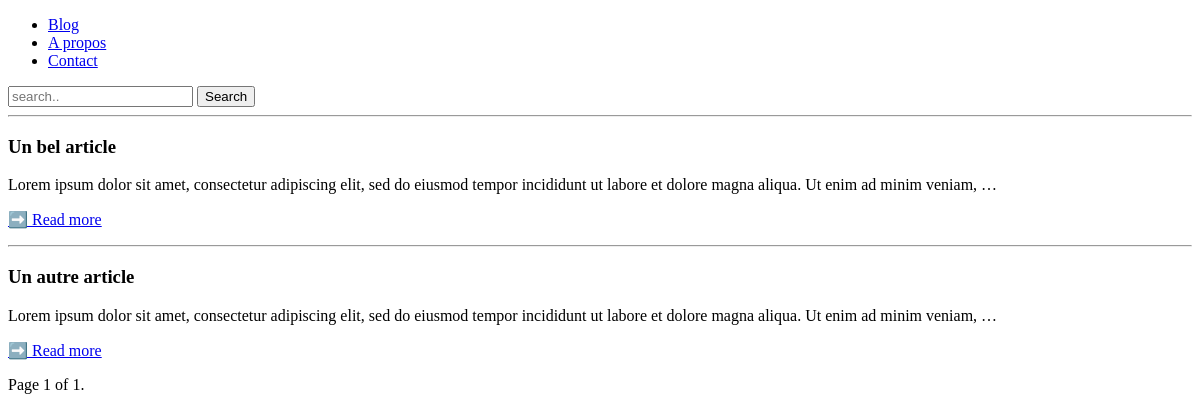
The app's page /, older data.
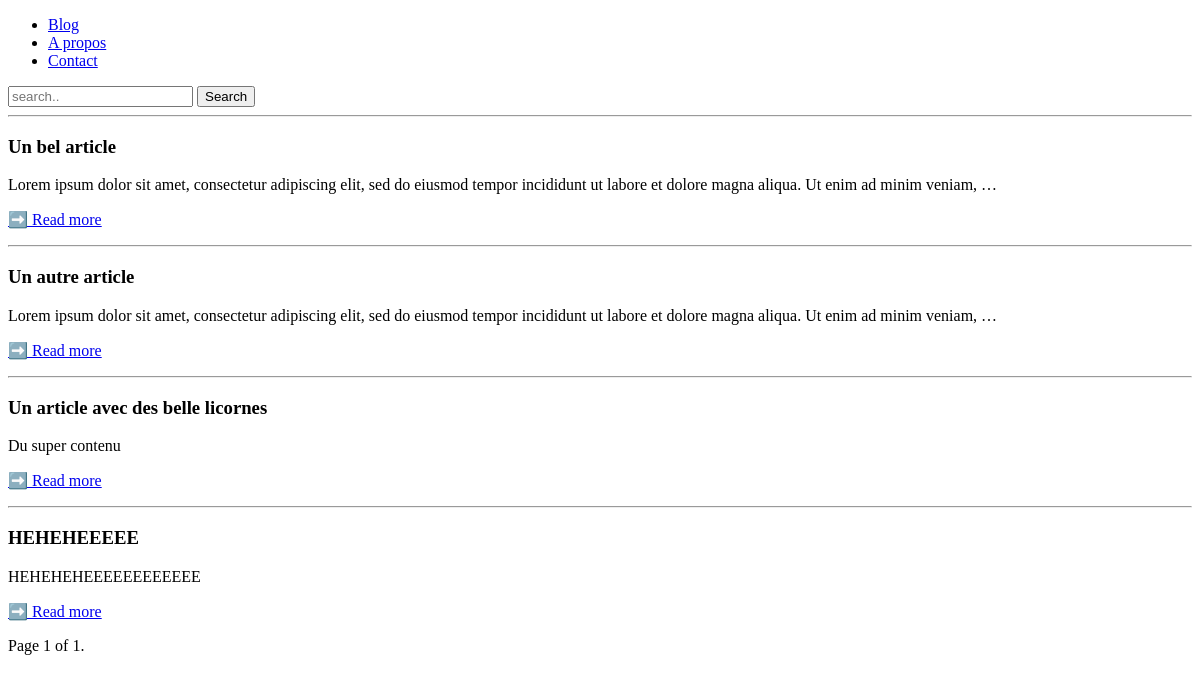
The same page, newer data.
### blog/models.py (models this page shows, shortened)
class Article(models.Model):
    title = models.CharField(max_length=150)
    slug = models.SlugField()
    author = models.ForeignKey(User, on_delete=models.CASCADE)
    release_date = models.DateTimeField(auto_now_add=True)
    content = models.TextField(verbose_name='Content')
    image = models.ImageField(upload_to='image', verbose_name='Image')
    class Meta:
        verbose_name = 'Article'
        verbose_name_plural = 'Articles'

### blog/views.py (the view)
# urls.py: path('', views.index, name='index'),
def index(request):
    articles_list = Article.objects.all()
    paginator = Paginator(articles_list, 9)
    page = request.GET.get('page')
    articles = paginator.get_page(page)
    return render(request, 'partials/index.html', {'articles': articles})

### blog/templates/partials/index.html (shortened to what this page needs)
{% extends "layouts/_base.html" %}
{% block content %}
	{% for article in articles %}
		<hr />
		<h3 class="text-center">{{ article.title }}</h3>
		<p>{{ article.content|truncatechars:150 }}</p>
		<p>
			<a href="{% url 'blog:article' article.slug %}" class="btn btn-default">➡️ Read more</a>
		</p>
	{% endfor %}
	<div class="pagination">
		<span class="step-links">
			<span class="current">
				Page {{ articles.number }} of {{ articles.paginator.num_pages }}.
			</span>
		</span>
	</div>
{% endblock %}

Row changes from the older to the newer data that the page shows:
added Article: title "Un article avec des belle licornes", content "Du super contenu"
added Article: title "HEHEHEEEEE", content "HEHEHEHEEEEEEEEEEEE"
